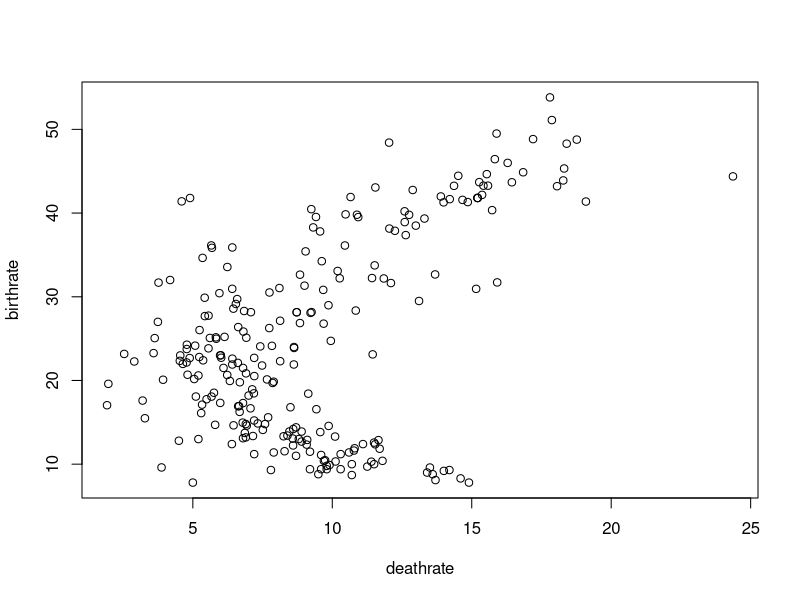
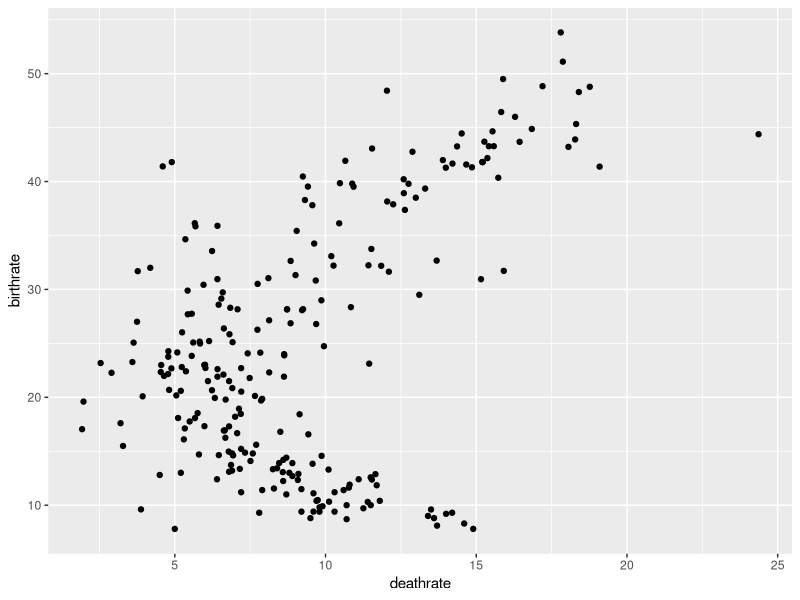
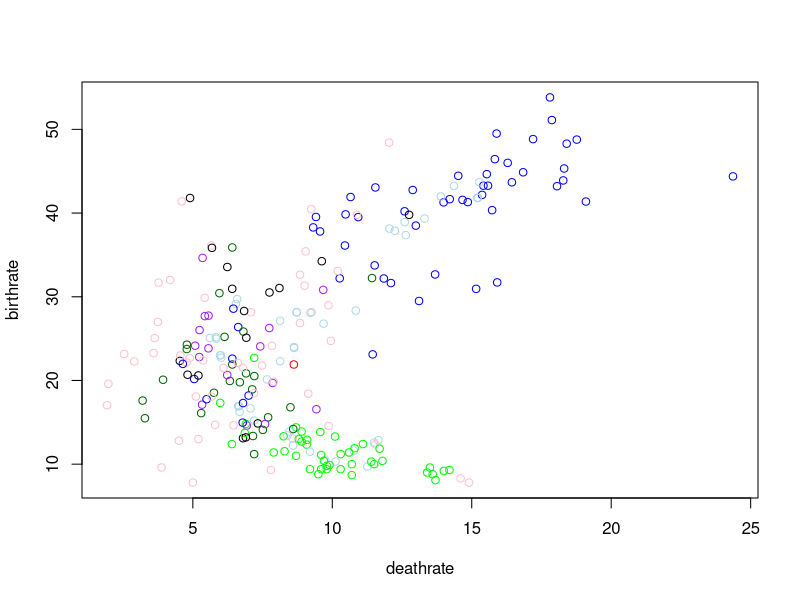
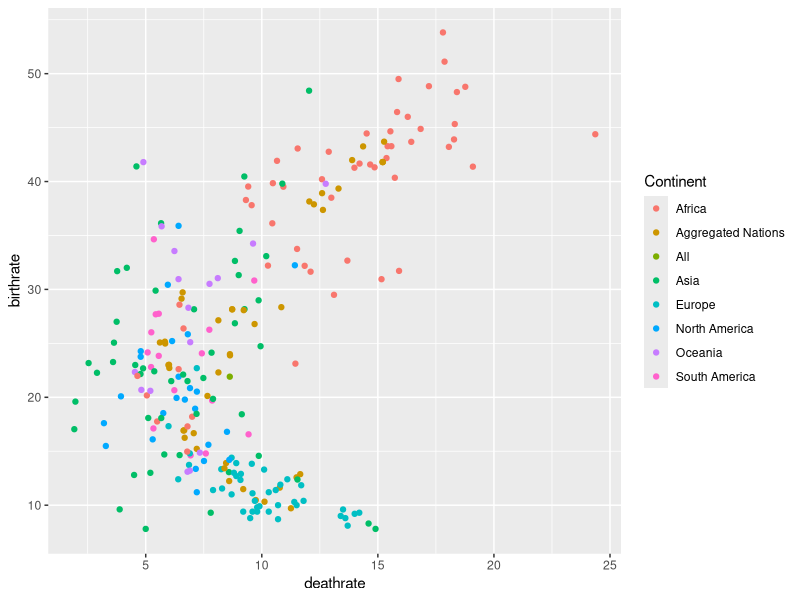
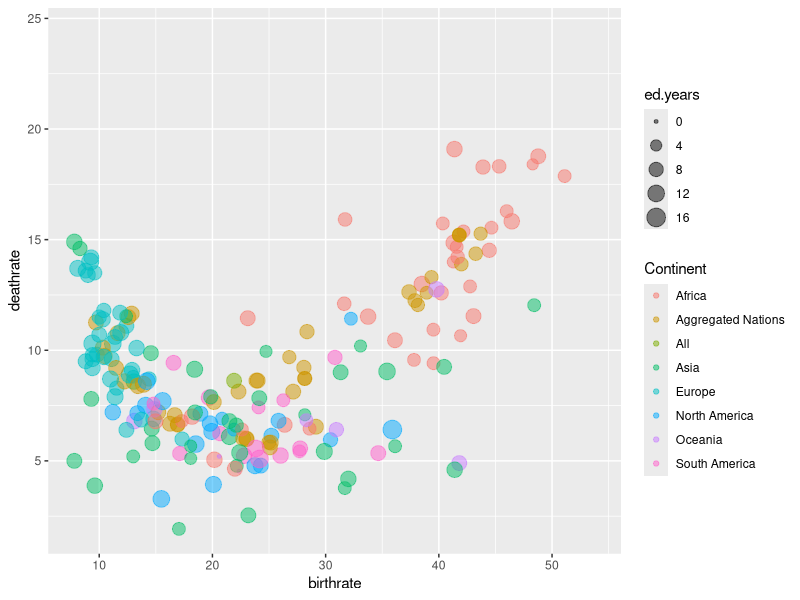
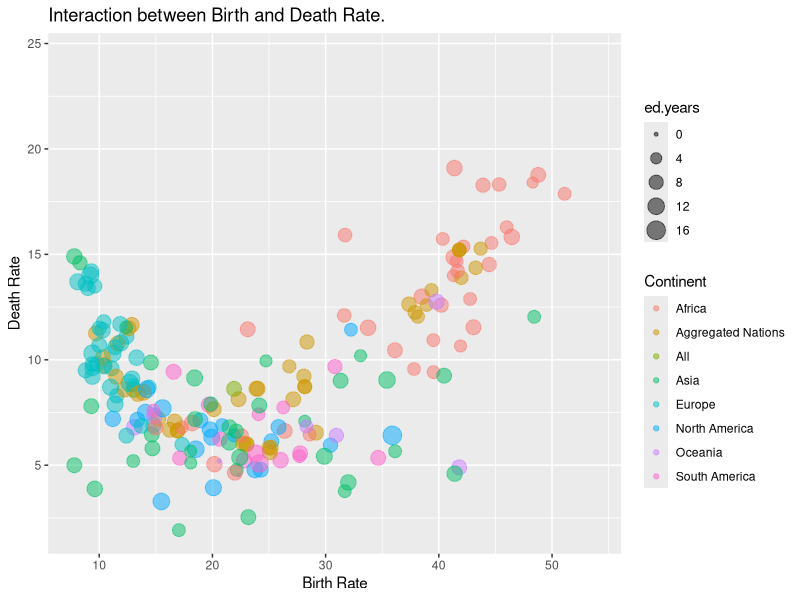
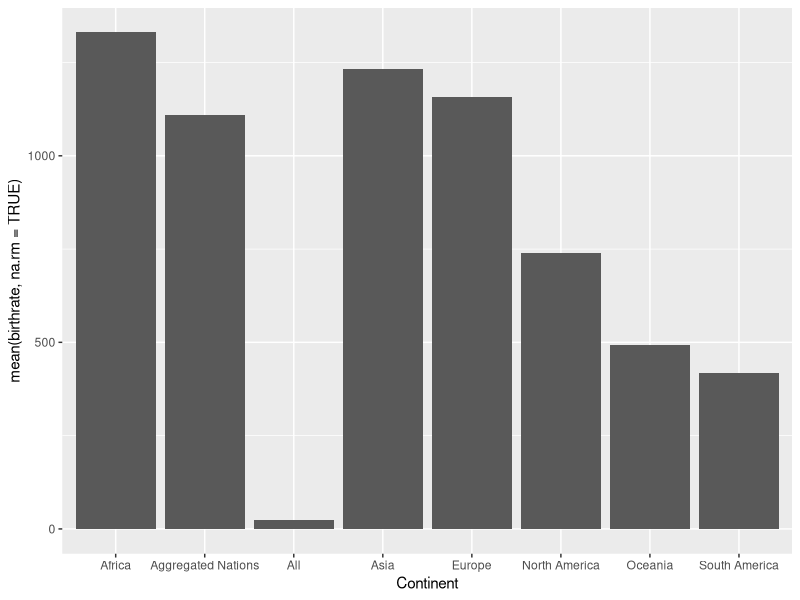
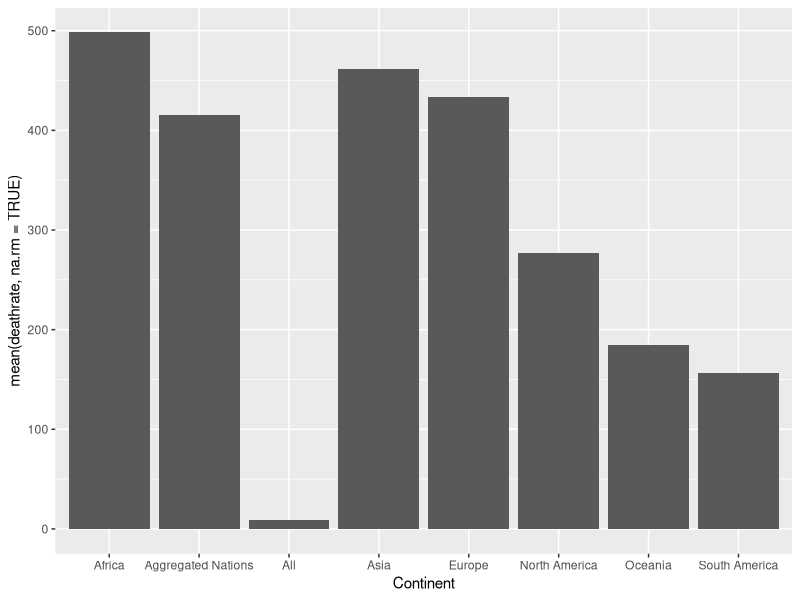

The R source for these figures, in order:
## ---- chunk 1

  library(tidyverse)
  library(RColorBrewer)

  options(scipen = 999)

## ---- chunk 2

WDB_1999 <- read_csv("../data/WDB_1999.csv")

## ---- chunk 3

## Plotting using plot()
  
  plot(data = WDB_1999,
       birthrate ~ deathrate)


## Plotting using ggplot()

  ggplot(data = WDB_1999, 
         mapping = aes(
           x = deathrate,
           y = birthrate
         )) + 
    geom_point()

## ---- chunk 4

## Plotting using plot()

WDB_1999$Continent <- as.factor(WDB_1999$Continent)
  
  plot(data = WDB_1999,
       birthrate ~ deathrate,
       col = c("blue", "light blue", "red", "pink", 
             "green", "dark green", "black", "purple")[Continent])


## Plotting using ggplot()

  ggplot(data = WDB_1999, 
         mapping = aes(
           x = deathrate,
           y = birthrate,
           colour = Continent
         )) +
    geom_point()

## ---- chunk 5

  ggplot(data = WDB_1999, 
         mapping = aes(
           x = birthrate,
           y = deathrate,
           colour = Continent,
           size = ed.years
         )) +
    geom_point(alpha = 0.5)

## ---- chunk 6

  ggplot(data = WDB_1999, 
         mapping = aes(
           x = birthrate,
           y = deathrate,
           colour = Continent,
           size = ed.years
         )) +
    geom_point(alpha = 0.5) + 
  labs(x = "Birth Rate", 
       y = "Death Rate",
       title = "Interaction between Birth and Death Rate.")

## ---- chunk 7

  ggplot(data = WDB_1999) + 
    geom_bar(stat = "identity", 
             mapping = aes(x = Continent, 
                           y = mean(birthrate, na.rm = TRUE))) 

  ggplot(data = WDB_1999) + 
    geom_bar(stat = "identity", 
             mapping = aes(x = Continent, 
                           y = mean(deathrate, na.rm = TRUE))) 

## ---- chunk 8

  ggplot(data = WDB_1999) + 
    geom_histogram(mapping = aes(x = birthrate), colour = "blue", alpha = 0.5) + 
    geom_histogram(mapping = aes(x = deathrate), colour = "red", alpha = 0.5)

## ---- chunk 9

  ggplot(data = WDB_1999) + 
    geom_histogram(mapping = aes(x = birthrate, y = ..density..), binwidth = 1, 
                   colour = "blue", alpha = 0.5) + 
    geom_histogram(mapping = aes(x = deathrate, y = ..density..), binwidth = 1, 
                   colour = "red", alpha = 0.5) + 
    geom_density(mapping = aes(x = birthrate), colour = "blue", alpha = 0.5) + 
    geom_density(mapping = aes(x = deathrate), colour = "red", alpha = 0.5)

